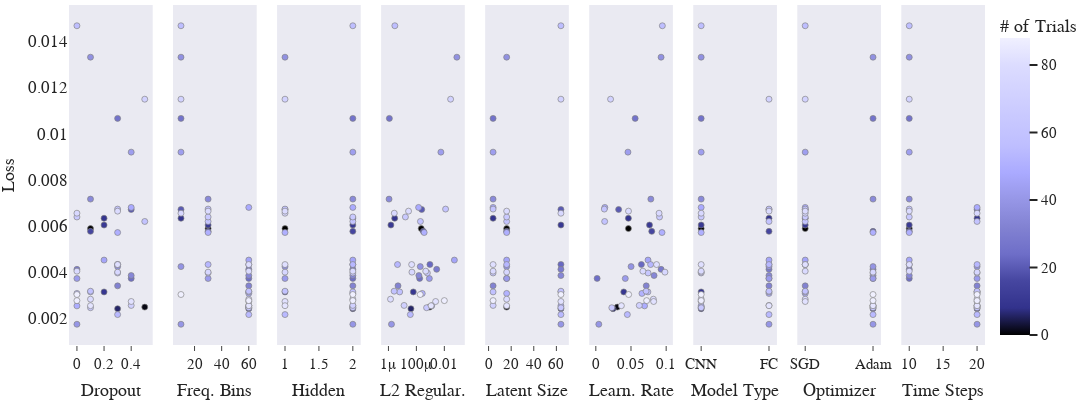

Notebook code cell kept with this figure:
### Code cell
imp.reload(cplot)
fig=cplot.get_slice_plot(study,objective_value="Loss",log_loss=False)
fig.update_layout(
    autosize=False,title_text='Loss vs Hyper-Parameter Slice Plot',title=None, title_x=0.5, title_y=0.98,
    template="seaborn",
    width=1100,height=400,
    font_family="Times New Roman",
    font_size=15,
    title_font_family="Times New Roman",
    title_font_size=30,
    margin=dict(l=0, t=5,r=1,  b=10),                                   
    )

fig.update_xaxes(showgrid=False,zeroline=False,tickangle=0, tickfont=dict(size=15),)

fig.update_yaxes(showgrid=False,tickangle=0, tickfont=dict(size=17),)

fig.update_traces(marker=dict(colorscale=icy))

with open("slice_plotround2.pdf", "wb") as f:
    f.write(scope.transform(fig, format="pdf", width=1100,height=420,))

fig

### Figure 1 — Plotly figure (JSON) as saved in the notebook; plotly's stock layout.template omitted (floating-point values rounded to 4 significant figures)
{"data": [{"marker": {"color": [0, 1, 6, 9, 10, 11, 16, 20, 23, 24, 26, 29, 32, 34, 35, 38, 39, 40, 42, 43, 46, 48, 49, 50, 51, 53, 54, 56, 58, 59, 60, 61, 63, 64, 65, 70, 72, 76, 77, 78, 79, 80, 81, 82, 83, 87, 88], "colorbar": {"title": {"text": "# of Trials"}, "x": 1, "xpad": 15, "y": 0.5}, "colorscale": [[0, "rgb(0, 0, 0)"], [0.09091, "rgb(50,50,140)"], [0.1818, "rgb(70,70,160)"], [0.2727, "rgb(110,110,200)"], [0.3636, "rgb(130,130,210)"], [0.4545, "rgb(150,150,230)"], [0.5455, "rgb(170,170,255)"], [0.6364, "rgb(190,190,255)"], [0.7273, "rgb(200,200,255)"], [0.8182, "rgb(210,210,255)"], [0.9091, "rgb(220,220,255)"], [1, "rgb(240,240,255)"]], "line": {"color": "grey", "width": 0.65}, "showscale": true}, "mode": "markers", "showlegend": false, "type": "scatter", "x": [0.1, 0.5, 0.3, 0.2, 0.2, 0.2, 0.1, 0.4, 0.3, 0.4, 0.3, 0, 0.3, 0.4, 0.1, 0.1, 0.3, 0, 0, 0.4, 0.2, 0.4, 0, 0.3, 0, 0.3, 0.3, 0, 0.1, 0.1, 0.5, 0.3, 0.3, 0.1, 0, 0.4, 0.5, 0.3, 0, 0, 0.3, 0.1, 0.3, 0.4, 0.1, 0, 0], "xaxis": "x", "y": [0.00588, 0.002472, 0.002403, 0.006328, 0.003132, 0.006034, 0.005759, 0.006709, 0.004322, 0.003719, 0.01066, 0.004112, 0.003395, 0.003843, 0.007158, 0.01332, 0.00423, 0.001729, 0.003714, 0.009197, 0.004513, 0.006797, 0.002526, 0.005708, 0.003067, 0.00432, 0.002149, 0.01468, 0.003132, 0.003163, 0.006188, 0.006726, 0.003954, 0.002446, 0.006383, 0.002545, 0.01149, 0.00399, 0.006546, 0.004032, 0.006636, 0.002816, 0.004319, 0.002717, 0.002534, 0.002755, 0.00302], "yaxis": "y"}, {"marker": {"color": [0, 1, 6, 9, 10, 11, 16, 20, 23, 24, 26, 29, 32, 34, 35, 38, 39, 40, 42, 43, 46, 48, 49, 50, 51, 53, 54, 56, 58, 59, 60, 61, 63, 64, 65, 70, 72, 76, 77, 78, 79, 80, 81, 82, 83, 87, 88], "colorbar": {"title": {"text": "# of Trials"}, "x": 1, "xpad": 15}, "colorscale": [[0, "rgb(0, 0, 0)"], [0.09091, "rgb(50,50,140)"], [0.1818, "rgb(70,70,160)"], [0.2727, "rgb(110,110,200)"], [0.3636, "rgb(130,130,210)"], [0.4545, "rgb(150,150,230)"], [0.5455, "rgb(170,170,255)"], [0.6364, "rgb(190,190,255)"], [0.7273, "rgb(200,200,255)"], [0.8182, "rgb(210,210,255)"], [0.9091, "rgb(220,220,255)"], [1, "rgb(240,240,255)"]], "line": {"color": "grey", "width": 0.65}, "showscale": false}, "mode": "markers", "showlegend": false, "type": "scatter", "x": [30, 60, 60, 10, 60, 30, 30, 10, 60, 60, 10, 60, 60, 60, 30, 10, 10, 10, 30, 10, 60, 60, 60, 30, 60, 30, 60, 10, 60, 60, 30, 30, 30, 60, 30, 60, 10, 30, 10, 60, 30, 60, 60, 60, 60, 60, 10], "xaxis": "x2", "y": [0.00588, 0.002472, 0.002403, 0.006328, 0.003132, 0.006034, 0.005759, 0.006709, 0.004322, 0.003719, 0.01066, 0.004112, 0.003395, 0.003843, 0.007158, 0.01332, 0.00423, 0.001729, 0.003714, 0.009197, 0.004513, 0.006797, 0.002526, 0.005708, 0.003067, 0.00432, 0.002149, 0.01468, 0.003132, 0.003163, 0.006188, 0.006726, 0.003954, 0.002446, 0.006383, 0.002545, 0.01149, 0.00399, 0.006546, 0.004032, 0.006636, 0.002816, 0.004319, 0.002717, 0.002534, 0.002755, 0.00302], "yaxis": "y2"}, {"marker": {"color": [0, 1, 6, 9, 10, 11, 16, 20, 23, 24, 26, 29, 32, 34, 35, 38, 39, 40, 42, 43, 46, 48, 49, 50, 51, 53, 54, 56, 58, 59, 60, 61, 63, 64, 65, 70, 72, 76, 77, 78, 79, 80, 81, 82, 83, 87, 88], "colorbar": {"title": {"text": "# of Trials"}, "x": 1, "xpad": 15}, "colorscale": [[0, "rgb(0, 0, 0)"], [0.09091, "rgb(50,50,140)"], [0.1818, "rgb(70,70,160)"], [0.2727, "rgb(110,110,200)"], [0.3636, "rgb(130,130,210)"], [0.4545, "rgb(150,150,230)"], [0.5455, "rgb(170,170,255)"], [0.6364, "rgb(190,190,255)"], [0.7273, "rgb(200,200,255)"], [0.8182, "rgb(210,210,255)"], [0.9091, "rgb(220,220,255)"], [1, "rgb(240,240,255)"]], "line": {"color": "grey", "width": 0.65}, "showscale": false}, "mode": "markers", "showlegend": false, "type": "scatter", "x": [1, 2, 2, 2, 1, 2, 2, 1, 2, 2, 2, 2, 2, 2, 2, 1, 1, 2, 1, 2, 2, 2, 2, 1, 2, 2, 1, 2, 2, 1, 2, 1, 2, 2, 2, 2, 1, 1, 1, 2, 1, 2, 1, 1, 1, 2, 2], "xaxis": "x3", "y": [0.00588, 0.002472, 0.002403, 0.006328, 0.003132, 0.006034, 0.005759, 0.006709, 0.004322, 0.003719, 0.01066, 0.004112, 0.003395, 0.003843, 0.007158, 0.01332, 0.00423, 0.001729, 0.003714, 0.009197, 0.004513, 0.006797, 0.002526, 0.005708, 0.003067, 0.00432, 0.002149, 0.01468, 0.003132, 0.003163, 0.006188, 0.006726, 0.003954, 0.002446, 0.006383, 0.002545, 0.01149, 0.00399, 0.006546, 0.004032, 0.006636, 0.002816, 0.004319, 0.002717, 0.002534, 0.002755, 0.00302], "yaxis": "y3"}, {"marker": {"color": [0, 1, 6, 9, 10, 11, 16, 20, 23, 24, 26, 29, 32, 34, 35, 38, 39, 40, 42, 43, 46, 48, 49, 50, 51, 53, 54, 56, 58, 59, 60, 61, 63, 64, 65, 70, 72, 76, 77, 78, 79, 80, 81, 82, 83, 87, 88], "colorbar": {"title": {"text": "# of Trials"}, "x": 1, "xpad": 15}, "colorscale": [[0, "rgb(0, 0, 0)"], [0.09091, "rgb(50,50,140)"], [0.1818, "rgb(70,70,160)"], [0.2727, "rgb(110,110,200)"], [0.3636, "rgb(130,130,210)"], [0.4545, "rgb(150,150,230)"], [0.5455, "rgb(170,170,255)"], [0.6364, "rgb(190,190,255)"], [0.7273, "rgb(200,200,255)"], [0.8182, "rgb(210,210,255)"], [0.9091, "rgb(220,220,255)"], [1, "rgb(240,240,255)"]], "line": {"color": "grey", "width": 0.65}, "showscale": false}, "mode": "markers", "showlegend": false, "type": "scatter", "x": [0.0002221, 0.000904, 4.075e-05, 2.803e-06, 6.003e-05, 1.498e-06, 0.0003123, 0.0002396, 0.0009298, 0.0001712, 1.168e-06, 0.002828, 4.831e-06, 0.0001505, 1.105e-06, 0.07898, 0.0001894, 1.647e-06, 0.0008483, 0.005673, 0.05246, 0.0001439, 0.001257, 0.0003611, 0.0002633, 4.46e-06, 3.687e-05, 2.877e-06, 6.369e-06, 2.558e-06, 0.0001947, 0.01231, 0.0006103, 0.0005364, 1.64e-05, 1.317e-05, 0.0282, 4.796e-05, 2.618e-06, 0.000466, 2.753e-05, 1.407e-06, 4.586e-05, 0.002386, 0.001126, 0.01001, 0.0001875], "xaxis": "x4", "y": [0.00588, 0.002472, 0.002403, 0.006328, 0.003132, 0.006034, 0.005759, 0.006709, 0.004322, 0.003719, 0.01066, 0.004112, 0.003395, 0.003843, 0.007158, 0.01332, 0.00423, 0.001729, 0.003714, 0.009197, 0.004513, 0.006797, 0.002526, 0.005708, 0.003067, 0.00432, 0.002149, 0.01468, 0.003132, 0.003163, 0.006188, 0.006726, 0.003954, 0.002446, 0.006383, 0.002545, 0.01149, 0.00399, 0.006546, 0.004032, 0.006636, 0.002816, 0.004319, 0.002717, 0.002534, 0.002755, 0.00302], "yaxis": "y4"}, {"marker": {"color": [0, 1, 6, 9, 10, 11, 16, 20, 23, 24, 26, 29, 32, 34, 35, 38, 39, 40, 42, 43, 46, 48, 49, 50, 51, 53, 54, 56, 58, 59, 60, 61, 63, 64, 65, 70, 72, 76, 77, 78, 79, 80, 81, 82, 83, 87, 88], "colorbar": {"title": {"text": "# of Trials"}, "x": 1, "xpad": 15}, "colorscale": [[0, "rgb(0, 0, 0)"], [0.09091, "rgb(50,50,140)"], [0.1818, "rgb(70,70,160)"], [0.2727, "rgb(110,110,200)"], [0.3636, "rgb(130,130,210)"], [0.4545, "rgb(150,150,230)"], [0.5455, "rgb(170,170,255)"], [0.6364, "rgb(190,190,255)"], [0.7273, "rgb(200,200,255)"], [0.8182, "rgb(210,210,255)"], [0.9091, "rgb(220,220,255)"], [1, "rgb(240,240,255)"]], "line": {"color": "grey", "width": 0.65}, "showscale": false}, "mode": "markers", "showlegend": false, "type": "scatter", "x": [16, 16, 64, 4, 64, 64, 16, 64, 64, 16, 4, 64, 4, 64, 4, 16, 16, 64, 16, 4, 16, 4, 64, 16, 16, 16, 64, 64, 4, 64, 16, 4, 4, 64, 16, 4, 64, 16, 64, 4, 16, 16, 4, 64, 16, 4, 64], "xaxis": "x5", "y": [0.00588, 0.002472, 0.002403, 0.006328, 0.003132, 0.006034, 0.005759, 0.006709, 0.004322, 0.003719, 0.01066, 0.004112, 0.003395, 0.003843, 0.007158, 0.01332, 0.00423, 0.001729, 0.003714, 0.009197, 0.004513, 0.006797, 0.002526, 0.005708, 0.003067, 0.00432, 0.002149, 0.01468, 0.003132, 0.003163, 0.006188, 0.006726, 0.003954, 0.002446, 0.006383, 0.002545, 0.01149, 0.00399, 0.006546, 0.004032, 0.006636, 0.002816, 0.004319, 0.002717, 0.002534, 0.002755, 0.00302], "yaxis": "y5"}, {"marker": {"color": [0, 1, 6, 9, 10, 11, 16, 20, 23, 24, 26, 29, 32, 34, 35, 38, 39, 40, 42, 43, 46, 48, 49, 50, 51, 53, 54, 56, 58, 59, 60, 61, 63, 64, 65, 70, 72, 76, 77, 78, 79, 80, 81, 82, 83, 87, 88], "colorbar": {"title": {"text": "# of Trials"}, "x": 1, "xpad": 15}, "colorscale": [[0, "rgb(0, 0, 0)"], [0.09091, "rgb(50,50,140)"], [0.1818, "rgb(70,70,160)"], [0.2727, "rgb(110,110,200)"], [0.3636, "rgb(130,130,210)"], [0.4545, "rgb(150,150,230)"], [0.5455, "rgb(170,170,255)"], [0.6364, "rgb(190,190,255)"], [0.7273, "rgb(200,200,255)"], [0.8182, "rgb(210,210,255)"], [0.9091, "rgb(220,220,255)"], [1, "rgb(240,240,255)"]], "line": {"color": "grey", "width": 0.65}, "showscale": false}, "mode": "markers", "showlegend": false, "type": "scatter", "x": [0.04634, 0.03051, 0.02442, 0.04629, 0.03972, 0.07634, 0.07952, 0.03243, 0.0648, 0.001866, 0.05594, 0.09281, 0.07168, 0.08278, 0.07822, 0.09278, 0.05012, 0.004239, 0.0419, 0.04566, 0.0742, 0.01281, 0.06929, 0.0941, 0.0656, 0.07789, 0.04483, 0.0946, 0.07402, 0.07147, 0.01257, 0.01209, 0.07428, 0.02271, 0.09057, 0.06176, 0.02099, 0.09828, 0.08989, 0.06693, 0.04648, 0.08182, 0.08635, 0.08221, 0.03635, 0.07228, 0.04667], "xaxis": "x6", "y": [0.00588, 0.002472, 0.002403, 0.006328, 0.003132, 0.006034, 0.005759, 0.006709, 0.004322, 0.003719, 0.01066, 0.004112, 0.003395, 0.003843, 0.007158, 0.01332, 0.00423, 0.001729, 0.003714, 0.009197, 0.004513, 0.006797, 0.002526, 0.005708, 0.003067, 0.00432, 0.002149, 0.01468, 0.003132, 0.003163, 0.006188, 0.006726, 0.003954, 0.002446, 0.006383, 0.002545, 0.01149, 0.00399, 0.006546, 0.004032, 0.006636, 0.002816, 0.004319, 0.002717, 0.002534, 0.002755, 0.00302], "yaxis": "y6"}, {"marker": {"color": [0, 1, 6, 9, 10, 11, 16, 20, 23, 24, 26, 29, 32, 34, 35, 38, 39, 40, 42, 43, 46, 48, 49, 50, 51, 53, 54, 56, 58, 59, 60, 61, 63, 64, 65, 70, 72, 76, 77, 78, 79, 80, 81, 82, 83, 87, 88], "colorbar": {"title": {"text": "# of Trials"}, "x": 1, "xpad": 15}, "colorscale": [[0, "rgb(0, 0, 0)"], [0.09091, "rgb(50,50,140)"], [0.1818, "rgb(70,70,160)"], [0.2727, "rgb(110,110,200)"], [0.3636, "rgb(130,130,210)"], [0.4545, "rgb(150,150,230)"], [0.5455, "rgb(170,170,255)"], [0.6364, "rgb(190,190,255)"], [0.7273, "rgb(200,200,255)"], [0.8182, "rgb(210,210,255)"], [0.9091, "rgb(220,220,255)"], [1, "rgb(240,240,255)"]], "line": {"color": "grey", "width": 0.65}, "showscale": false}, "mode": "markers", "showlegend": false, "type": "scatter", "x": ["CNN", "CNN", "CNN", "FC", "CNN", "CNN", "FC", "FC", "FC", "FC", "CNN", "FC", "FC", "FC", "CNN", "CNN", "FC", "FC", "FC", "CNN", "FC", "CNN", "CNN", "CNN", "FC", "FC", "FC", "CNN", "FC", "FC", "FC", "FC", "CNN", "CNN", "CNN", "FC", "FC", "CNN", "CNN", "CNN", "FC", "CNN", "CNN", "CNN", "FC", "CNN", "CNN"], "xaxis": "x7", "y": [0.00588, 0.002472, 0.002403, 0.006328, 0.003132, 0.006034, 0.005759, 0.006709, 0.004322, 0.003719, 0.01066, 0.004112, 0.003395, 0.003843, 0.007158, 0.01332, 0.00423, 0.001729, 0.003714, 0.009197, 0.004513, 0.006797, 0.002526, 0.005708, 0.003067, 0.00432, 0.002149, 0.01468, 0.003132, 0.003163, 0.006188, 0.006726, 0.003954, 0.002446, 0.006383, 0.002545, 0.01149, 0.00399, 0.006546, 0.004032, 0.006636, 0.002816, 0.004319, 0.002717, 0.002534, 0.002755, 0.00302], "yaxis": "y7"}, {"marker": {"color": [0, 1, 6, 9, 10, 11, 16, 20, 23, 24, 26, 29, 32, 34, 35, 38, 39, 40, 42, 43, 46, 48, 49, 50, 51, 53, 54, 56, 58, 59, 60, 61, 63, 64, 65, 70, 72, 76, 77, 78, 79, 80, 81, 82, 83, 87, 88], "colorbar": {"title": {"text": "# of Trials"}, "x": 1, "xpad": 15}, "colorscale": [[0, "rgb(0, 0, 0)"], [0.09091, "rgb(50,50,140)"], [0.1818, "rgb(70,70,160)"], [0.2727, "rgb(110,110,200)"], [0.3636, "rgb(130,130,210)"], [0.4545, "rgb(150,150,230)"], [0.5455, "rgb(170,170,255)"], [0.6364, "rgb(190,190,255)"], [0.7273, "rgb(200,200,255)"], [0.8182, "rgb(210,210,255)"], [0.9091, "rgb(220,220,255)"], [1, "rgb(240,240,255)"]], "line": {"color": "grey", "width": 0.65}, "showscale": false}, "mode": "markers", "showlegend": false, "type": "scatter", "x": ["SGD", "Adam", "Adam", "SGD", "SGD", "SGD", "Adam", "SGD", "SGD", "Adam", "Adam", "Adam", "SGD", "Adam", "Adam", "Adam", "Adam", "Adam", "Adam", "SGD", "SGD", "SGD", "Adam", "Adam", "SGD", "SGD", "Adam", "SGD", "SGD", "SGD", "SGD", "SGD", "Adam", "Adam", "SGD", "Adam", "SGD", "Adam", "SGD", "SGD", "SGD", "SGD", "SGD", "SGD", "Adam", "Adam", "Adam"], "xaxis": "x8", "y": [0.00588, 0.002472, 0.002403, 0.006328, 0.003132, 0.006034, 0.005759, 0.006709, 0.004322, 0.003719, 0.01066, 0.004112, 0.003395, 0.003843, 0.007158, 0.01332, 0.00423, 0.001729, 0.003714, 0.009197, 0.004513, 0.006797, 0.002526, 0.005708, 0.003067, 0.00432, 0.002149, 0.01468, 0.003132, 0.003163, 0.006188, 0.006726, 0.003954, 0.002446, 0.006383, 0.002545, 0.01149, 0.00399, 0.006546, 0.004032, 0.006636, 0.002816, 0.004319, 0.002717, 0.002534, 0.002755, 0.00302], "yaxis": "y8"}, {"marker": {"color": [0, 1, 6, 9, 10, 11, 16, 20, 23, 24, 26, 29, 32, 34, 35, 38, 39, 40, 42, 43, 46, 48, 49, 50, 51, 53, 54, 56, 58, 59, 60, 61, 63, 64, 65, 70, 72, 76, 77, 78, 79, 80, 81, 82, 83, 87, 88], "colorbar": {"title": {"text": "# of Trials"}, "x": 1, "xpad": 15}, "colorscale": [[0, "rgb(0, 0, 0)"], [0.09091, "rgb(50,50,140)"], [0.1818, "rgb(70,70,160)"], [0.2727, "rgb(110,110,200)"], [0.3636, "rgb(130,130,210)"], [0.4545, "rgb(150,150,230)"], [0.5455, "rgb(170,170,255)"], [0.6364, "rgb(190,190,255)"], [0.7273, "rgb(200,200,255)"], [0.8182, "rgb(210,210,255)"], [0.9091, "rgb(220,220,255)"], [1, "rgb(240,240,255)"]], "line": {"color": "grey", "width": 0.65}, "showscale": false}, "mode": "markers", "showlegend": false, "type": "scatter", "x": [10, 20, 20, 20, 20, 10, 10, 20, 10, 10, 10, 10, 20, 10, 10, 10, 20, 20, 20, 10, 10, 20, 20, 10, 20, 20, 20, 10, 20, 20, 20, 10, 20, 20, 10, 20, 10, 20, 20, 10, 10, 20, 10, 20, 20, 20, 20], "xaxis": "x9", "y": [0.00588, 0.002472, 0.002403, 0.006328, 0.003132, 0.006034, 0.005759, 0.006709, 0.004322, 0.003719, 0.01066, 0.004112, 0.003395, 0.003843, 0.007158, 0.01332, 0.00423, 0.001729, 0.003714, 0.009197, 0.004513, 0.006797, 0.002526, 0.005708, 0.003067, 0.00432, 0.002149, 0.01468, 0.003132, 0.003163, 0.006188, 0.006726, 0.003954, 0.002446, 0.006383, 0.002545, 0.01149, 0.00399, 0.006546, 0.004032, 0.006636, 0.002816, 0.004319, 0.002717, 0.002534, 0.002755, 0.00302], "yaxis": "y9"}], "layout": {"autosize": false, "font": {"family": "Times New Roman", "size": 15}, "height": 400, "margin": {"b": 10, "l": 0, "r": 1, "t": 5}, "title": {"font": {"family": "Times New Roman", "size": 30}, "x": 0.5, "y": 0.98}, "width": 1100, "xaxis": {"anchor": "y", "autorange": true, "domain": [0, 0.09136], "range": [-0.05777, 0.5578], "showgrid": false, "tickangle": 0, "tickfont": {"size": 15}, "ticks": "outside", "title": {"text": "Dropout"}, "type": "linear", "zeroline": false}, "xaxis2": {"anchor": "y2", "autorange": true, "domain": [0.1136, 0.2049], "range": [4.223, 65.78], "showgrid": false, "tickangle": 0, "tickfont": {"size": 15}, "ticks": "outside", "title": {"text": "Freq. Bins"}, "type": "linear", "zeroline": false}, "xaxis3": {"anchor": "y3", "autorange": true, "domain": [0.2272, 0.3185], "range": [0.8845, 2.116], "showgrid": false, "tickangle": 0, "tickfont": {"size": 15}, "ticks": "outside", "title": {"text": "Hidden"}, "type": "linear", "zeroline": false}, "xaxis4": {"anchor": "y4", "autorange": true, "domain": [0.3407, 0.4321], "range": [-6.518, -0.5416], "showgrid": false, "tickangle": 0, "tickfont": {"size": 15}, "ticks": "outside", "title": {"text": "L2 Regular."}, "type": "log", "zeroline": false}, "xaxis5": {"anchor": "y5", "autorange": true, "domain": [0.4543, 0.5457], "range": [-2.933, 70.93], "showgrid": false, "tickangle": 0, "tickfont": {"size": 15}, "ticks": "outside", "title": {"text": "Latent Size"}, "type": "linear", "zeroline": false}, "xaxis6": {"anchor": "y6", "autorange": true, "domain": [0.5679, 0.6593], "range": [-0.009274, 0.1094], "showgrid": false, "tickangle": 0, "tickfont": {"size": 15}, "ticks": "outside", "title": {"text": "Learn. Rate"}, "type": "linear", "zeroline": false}, "xaxis7": {"anchor": "y7", "autorange": true, "domain": [0.6815, 0.7728], "range": [-0.1155, 1.116], "showgrid": false, "tickangle": 0, "tickfont": {"size": 15}, "ticks": "outside", "title": {"text": "Model Type"}, "type": "category", "zeroline": false}, "xaxis8": {"anchor": "y8", "autorange": true, "domain": [0.7951, 0.8864], "range": [-0.1155, 1.116], "showgrid": false, "tickangle": 0, "tickfont": {"size": 15}, "ticks": "outside", "title": {"text": "Optimizer"}, "type": "category", "zeroline": false}, "xaxis9": {"anchor": "y9", "autorange": true, "domain": [0.9086, 1], "range": [8.845, 21.16], "showgrid": false, "tickangle": 0, "tickfont": {"size": 15}, "ticks": "outside", "title": {"text": "Time Steps"}, "type": "linear", "zeroline": false}, "yaxis": {"anchor": "x", "autorange": true, "domain": [0, 1], "range": [0.0008276, 0.01558], "showgrid": false, "tickangle": 0, "tickfont": {"size": 17}, "title": {"text": "Loss"}, "type": "linear"}, "yaxis2": {"anchor": "x2", "autorange": true, "domain": [0, 1], "matches": "y", "range": [0.0008276, 0.01558], "showgrid": false, "showticklabels": false, "tickangle": 0, "tickfont": {"size": 17}, "type": "linear"}, "yaxis3": {"anchor": "x3", "autorange": true, "domain": [0, 1], "matches": "y", "range": [0.0008276, 0.01558], "showgrid": false, "showticklabels": false, "tickangle": 0, "tickfont": {"size": 17}, "type": "linear"}, "yaxis4": {"anchor": "x4", "autorange": true, "domain": [0, 1], "matches": "y", "range": [0.0008276, 0.01558], "showgrid": false, "showticklabels": false, "tickangle": 0, "tickfont": {"size": 17}, "type": "linear"}, "yaxis5": {"anchor": "x5", "autorange": true, "domain": [0, 1], "matches": "y", "range": [0.0008276, 0.01558], "showgrid": false, "showticklabels": false, "tickangle": 0, "tickfont": {"size": 17}, "type": "linear"}, "yaxis6": {"anchor": "x6", "autorange": true, "domain": [0, 1], "matches": "y", "range": [0.0008276, 0.01558], "showgrid": false, "showticklabels": false, "tickangle": 0, "tickfont": {"size": 17}, "type": "linear"}, "yaxis7": {"anchor": "x7", "autorange": true, "domain": [0, 1], "matches": "y", "range": [0.0008276, 0.01558], "showgrid": false, "showticklabels": false, "tickangle": 0, "tickfont": {"size": 17}, "type": "linear"}, "yaxis8": {"anchor": "x8", "autorange": true, "domain": [0, 1], "matches": "y", "range": [0.0008276, 0.01558], "showgrid": false, "showticklabels": false, "tickangle": 0, "tickfont": {"size": 17}, "type": "linear"}, "yaxis9": {"anchor": "x9", "autorange": true, "domain": [0, 1], "matches": "y", "range": [0.0008276, 0.01558], "showgrid": false, "showticklabels": false, "tickangle": 0, "tickfont": {"size": 17}, "type": "linear"}}}
